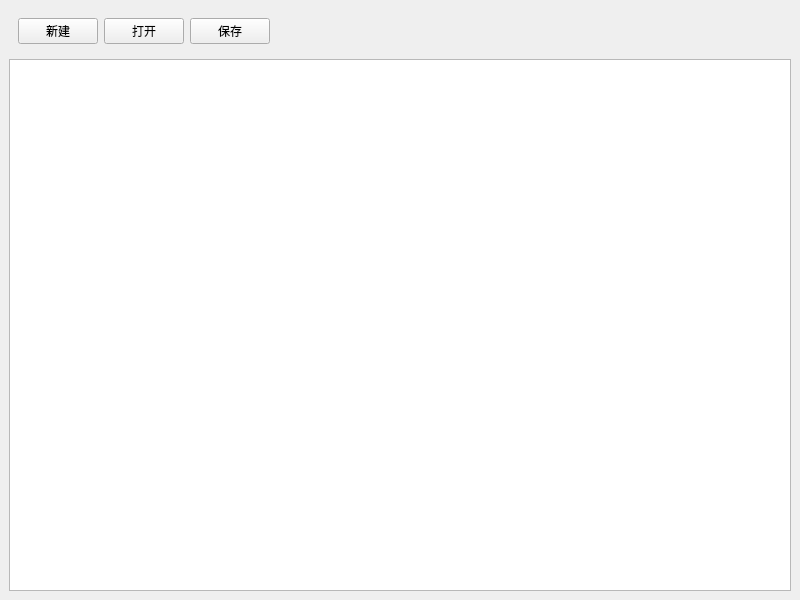
<?xml version="1.0" encoding="UTF-8"?>
<ui version="4.0">
 <class>MainWindow</class>
 <widget class="QMainWindow" name="MainWindow">
  <property name="geometry">
   <rect>
    <x>0</x>
    <y>0</y>
    <width>800</width>
    <height>600</height>
   </rect>
  </property>
  <property name="windowTitle">
   <string>MainWindow</string>
  </property>
  <widget class="QWidget" name="centralwidget">
   <layout class="QGridLayout" name="gridLayout">
    <item row="0" column="0">
     <widget class="QWidget" name="widget" native="true">
      <layout class="QHBoxLayout" name="horizontalLayout">
       <item>
        <widget class="QPushButton" name="pushButton">
         <property name="styleSheet">
          <string notr="true"/>
         </property>
         <property name="text">
          <string>新建</string>
         </property>
        </widget>
       </item>
       <item>
        <widget class="QPushButton" name="pushButton_2">
         <property name="text">
          <string>打开</string>
         </property>
        </widget>
       </item>
       <item>
        <widget class="QPushButton" name="pushButton_3">
         <property name="text">
          <string>保存</string>
         </property>
        </widget>
       </item>
       <item>
        <spacer name="horizontalSpacer">
         <property name="orientation">
          <enum>Qt::Horizontal</enum>
         </property>
         <property name="sizeHint" stdset="0">
          <size>
           <width>196</width>
           <height>20</height>
          </size>
         </property>
        </spacer>
       </item>
      </layout>
     </widget>
    </item>
    <item row="1" column="0">
     <widget class="QTextEdit" name="textEdit"/>
    </item>
   </layout>
  </widget>
 </widget>
 <resources/>
 <connections/>
</ui>
